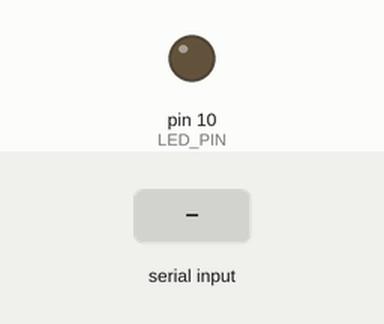
This sketch was run on a simulated Arduino Uno, built with avr-gcc and run on an emulated ATmega328P. Parts: output pins drawn as LEDs (lit = HIGH). The inputs (shaded band) are chosen by the test bench. What the sketch prints to the serial monitor is not drawn.

Above: at 1.2 s.
1.3 s: "1" received over Serial
Timing chart, 0 to 4.3 s (numbered marks = the images above; inputs shaded):
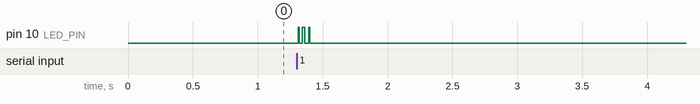

The sketch:

SendCode.ino
```cpp
// for receiver
#define LED_PIN 10


#define PERIOD 10

String inp="";       // string to take input
int str_length;

void setup()
{
  pinMode(LED_PIN, OUTPUT);
  Serial.begin(9600);          //9600 bits per second
  Serial.setTimeout(10);       //sets the maximum milliseconds to wait for serial data
  Serial.println("Hello From Transmitter!");
  digitalWrite(LED_PIN, LOW);   //initially O/P of the LED Pin is LOW that is 0 which means we are not sending data initially.
}

void loop()
{
  inp="";      // input variable which stores the user input data.
  if(Serial.available()){        //it reads the incoming bytes.
    inp = Serial.readString();
    sendMessage(inp);

    Serial.println(inp);
    Serial.print("Done");
    Serial.println();
    digitalWrite(LED_PIN, LOW);
  }
}

void sendMessage(String str){
  int str_length = str.length();
  Serial.println("Initiated");
  digitalWrite(LED_PIN, HIGH);
  delay(PERIOD);
  for(int i = 0; i < str_length; i ++)
  {
    send_byte(str[i]);
    if( (i%3==0 and i!=0) or i==2)   wait_time();
  }
  digitalWrite(LED_PIN, LOW);
}

void wait_time(){
  digitalWrite(LED_PIN, LOW);
  delay(PERIOD*10);
  digitalWrite(LED_PIN, HIGH);
  delay(PERIOD);
  return;
}

void send_byte(char my_byte)
{
  String bits = "";
  for (int i = 7; i >= 0; --i) {
        int state = (my_byte & (1 << i))? 1 : 0;
        digitalWrite(LED_PIN, state);
        Serial.print(state);
        delay(PERIOD);
  }
  Serial.print(" -> ");
  Serial.print(my_byte);
  Serial.println();

  return;

  digitalWrite(LED_PIN, HIGH);
  delay(PERIOD);
}
```

Measured:
- after the input at 1.3 s, pin 10 (LED_PIN): alternates HIGH for 0.01 s and LOW for 0.03 s, 6 changes in all, then stays LOW, starting at once
